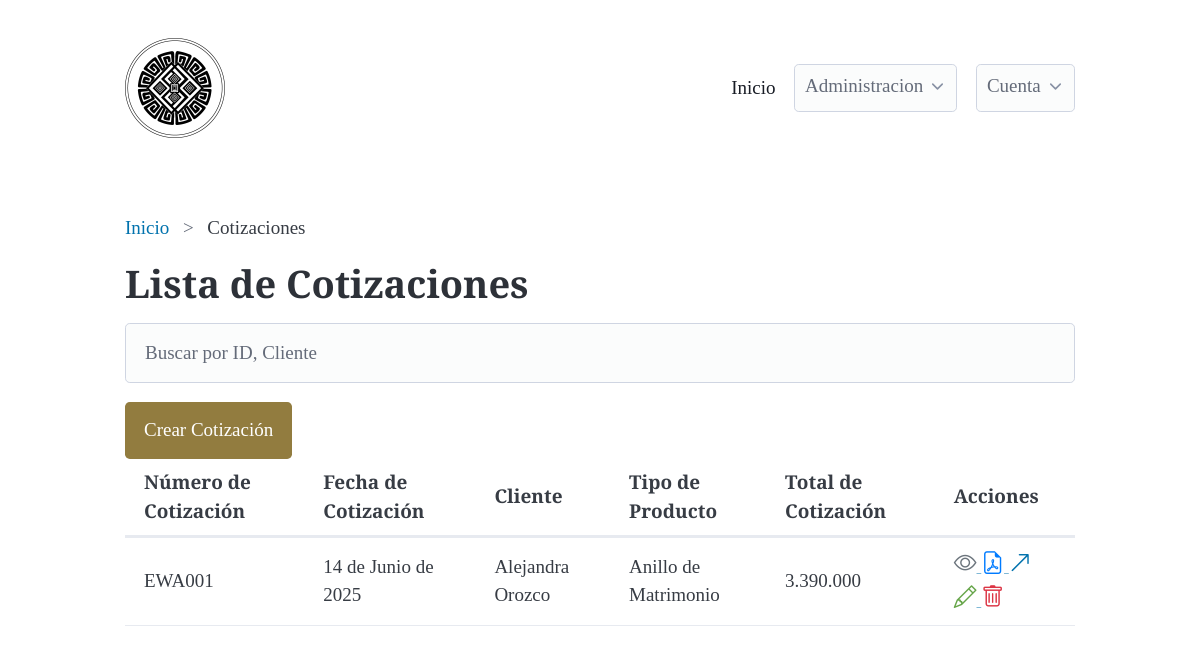
Page /quotes/ (signed in) on the committed database.
### quotes/models.py (models this page shows, shortened)
class Quote(models.Model):
    def generate_quote_number():
        last_quote = Quote.objects.all().aggregate(Max('id'))['id__max']
        next_number = 1 if last_quote is None else last_quote + 1
        return f'EWA{next_number:03d}'
    created_at = models.DateTimeField(auto_now_add=True, null=True, blank=True)
    quote_number = models.CharField(
        max_length=100,
        unique=True,
        default=generate_quote_number,
    )
    quote_quantity = models.IntegerField(null=True, blank=True)
    QUOTE_PRODUCT_TYPE_CHOICES = [
        ('Anillo de Compromiso', 'Anillo de Compromiso'),
        ('Anillo de Matrimonio', 'Anillo de Matrimonio'),
        ('A medida', 'A medida'),
        ('Otro', 'Otro'),
    ]
    quote_product_type = models.CharField(max_length=100, null=False, blank=False, choices=QUOTE_PRODUCT_TYPE_CHOICES)
    quote_date = models.DateField(null=False, blank=False, default=timezone.now)
    quote_value = models.DecimalField(max_digits=10, decimal_places=2, null=True, blank=True)
    quote_total = models.DecimalField(max_digits=10, decimal_places=2, null=True, blank=True)
    quote_description = models.TextField(null=True, blank=True)
    quote_additional_notes = models.TextField(null=True, blank=True)
    client = models.ForeignKey(Client, on_delete=models.DO_NOTHING, null=True, blank=True)
    quote_discount = models.DecimalField(max_digits=10, decimal_places=2, null=True, blank=True)
    quote_discount_description = models.CharField(max_length=100, null=True, blank=True)

### clients/models.py (models this page shows, shortened)
class Client(models.Model):
    created_at = models.DateTimeField(auto_now_add=True, null=True, blank=True)
    name = models.CharField(max_length=100, null=False, blank=False, validators=[MinLengthValidator(3)])
    email = models.EmailField(null=True, blank=True, validators=[EmailValidator])
    phone = models.CharField(max_length=15, null=True, blank=True, validators=[MinLengthValidator(10), RegexValidator(r'^\d{10}$')])
    address = models.TextField(max_length=255, null=True, blank=True)
    DOCUMENT_TYPE_CHOICES = [
        ('CC', 'Cédula de Ciudadanía'),
        ('TI', 'Tarjeta de Identidad'),
        ('CE', 'Cédula de Extranjería'),
        ('NIT', 'Número de Identificación Tributaria'),
        ('PAS', 'Pasaporte'),
    ]
    document_type = models.CharField(max_length=100, null=True, blank=True, choices=DOCUMENT_TYPE_CHOICES)
    document_number = models.CharField(max_length=100, null=True, blank=True, validators=[RegexValidator(r'^\d{10}$')])

### quotes/views.py (the view)
# urls.py: path('', QuoteView.as_view(), name='quotes_list'),
class QuoteView(ListView):
    model = Quote
    template_name = 'quotes/quotes_list.html'
    context_object_name = 'quotes'

### quotes/templates/quotes/quotes_list.html (shortened to what this page needs)
{% extends 'base.html' %}
{% block breadcrumb %}
<nav aria-label="breadcrumb">
    <ul>
       <li><a href="{% url 'dashboard:dashboard' %}">Inicio</a></li>
       <li>Cotizaciones</li>
    </ul>
  </nav>
{% endblock %}
{% block content %}
<h1>Lista de Cotizaciones</h1>
{% include 'includes/search.html' %}
<button onclick="window.location.href='{% url 'quotes:quotes_create' %}'" class="btn btn-primary">Crear Cotización</button>
<div class="overflow-auto" >
<table class="table" id="myTable">
    <thead>
        <tr>
            <th>Número de Cotización</th>
            <th>Fecha de Cotización</th>
            <th>Cliente</th>
            <th>Tipo de Producto</th>
            <th>Total de Cotización</th>
            <th>Acciones</th>
        </tr>
    </thead>
    <tbody>
        {% for quote in quotes %}
        <tr>
            <td>{{ quote.quote_number }}</td>
            <td>{{ quote.quote_date }}</td>
            <td>{{ quote.client.name }}</td>
            <td>{{ quote.quote_product_type }}</td>
            <td>{{ quote.quote_total|floatformat:0 }}</td>
            <td>
                    <a class="observation-option" href="{% url 'quotes:quotes_detail' quote.id %}">
                        <i class="bi bi-eye"></i>
                    </a>
                    <a class="generate-option" href="{% url 'quotes:generate_pdf' quote.id %}">
                        <i class="bi bi-file-earmark-pdf"></i>
                    </a>
                    <a class="create-invoice-option" href="{% url 'quotes:create_invoice' quote.id %}">
                        <i class="bi bi-arrow-up-right"></i>
                    </a>
                    <a class="edit-option" href="{% url 'quotes:quotes_update' quote.id %}">
                        <i class="bi bi-pencil"></i>
                    </a>
                    <a class="delete-option" href="{% url 'quotes:quotes_delete' quote.id %}">
                        <i class="bi bi-trash"></i>
                    </a>
            </td>
        </tr>
        {% endfor %}
    </tbody>
</table>
</div>
{% endblock %}

### static/css/style.css (style rules this page uses)
:root { font-family: 'Cormorant', serif; }
h1 { font-size: 2rem; font-weight: 700; font-family: 'Cormorant', serif; }
button { background-color: #927c3f; color: white; border: none; }
.bi { font-size: 1.2em; }
.edit-option { color: #66a549; }
.generate-option { color: #007bff; }
.observation-option { color: #6c757d; }
.delete-option { color: #dc3545; }

### rows in the picture
Quote: quote_number "EWA001", quote_date "14 de Junio de 2025", client.name "Alejandra Orozco", quote_product_type "Anillo de Matrimonio", quote_total "3.390.000"
